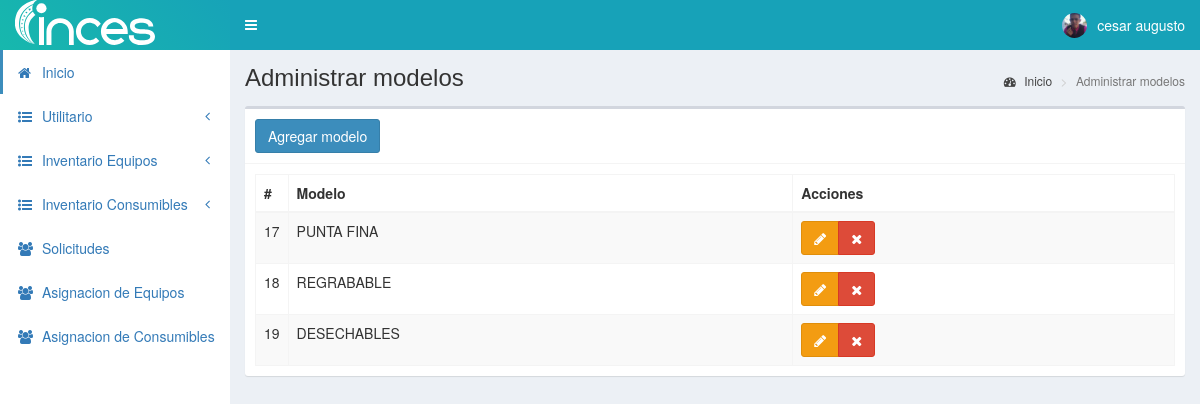
The app's page /modeloC (signed in) with its own data.
### tables this page shows
CREATE TABLE `personal` (
  `id` int(11) NOT NULL,
  `cedula` int(11) NOT NULL,
  `nombres` text NOT NULL,
  `apellidos` text NOT NULL,
  `email` text NOT NULL,
  `telefono` text NOT NULL,
  `direccion` text NOT NULL,
  `fecha_nac` text NOT NULL,
  `cargo` int(11) NOT NULL,
  `departamento` int(11) NOT NULL,
  `estado` text NOT NULL,
  `fecha` timestamp NOT NULL DEFAULT current_timestamp() ON UPDATE current_timestamp()
);

CREATE TABLE `modelosC` (
  `id` int(11) NOT NULL,
  `modelo` text NOT NULL,
  `idmarcaf` int(11) NOT NULL,
  `fecha` timestamp NOT NULL DEFAULT current_timestamp() ON UPDATE current_timestamp()
);

### controladores/plantilla.controlador.php (called while the page is built)
<?php
class ControladorPlantilla{
	static public function ctrPlantilla(){
		include "vistas/plantilla.php";
	}
}

### index.php (called while the page is built, shortened)
<?php
require_once "controladores/plantilla.controlador.php";
require_once "controladores/usuarios.controlador.php";
require_once "controladores/modelosC.controlador.php";
require_once "controladores/asignacionC.controlador.php";
require_once "modelos/modelosC.modelo.php";
require_once "modelos/personal.modelo.php";
$plantilla = new ControladorPlantilla();
$plantilla -> ctrPlantilla();

### modelos/conexion.php (called while the page is built)
<?php
class Conexion{
	static public function conectar(){
		$link = new PDO("mysql:host=localhost;dbname=pos",
			            "root",
			            "");
		$link->exec("set names utf8");
		return $link;
	}
}

### modelos/personal.modelo.php (called while the page is built, shortened)
<?php
require_once "conexion.php";
class ModeloPersonal{
	static public function mdlMostrarPersonals($tabla, $item, $valor){
		if($item == "id"){
			$stmt = Conexion::conectar()->prepare("SELECT * FROM $tabla WHERE $item = :$item");
			$stmt -> bindParam(":".$item, $valor, PDO::PARAM_INT);
			$stmt -> execute();
			return $stmt -> fetch();
		}else{
			$stmt = Conexion::conectar()->prepare("SELECT * FROM $tabla");
			$stmt -> execute();
			return $stmt -> fetchAll();
		}
	}
}
?>

### controladores/modelosC.controlador.php (called while the page is built, shortened)
<?php
class ControladorModeloC{
	static public function ctrMostrarModelos($item, $valor){
		$tabla = "modelosC";
		$respuesta = ModeloModelosC::mdlMostrarModelos($tabla, $item, $valor);
		return $respuesta;
	}
}

### modelos/modelosC.modelo.php (called while the page is built, shortened)
<?php
require_once "conexion.php";
class ModeloModelosC{
	static public function mdlMostrarModelos($tabla, $item, $valor){
		if($item != null){
			$stmt = Conexion::conectar()->prepare("SELECT * FROM $tabla WHERE $item = :$item");
			$stmt -> bindParam(":".$item, $valor, PDO::PARAM_STR);
			$stmt -> execute();
			return $stmt -> fetch();
		}else{
			$stmt = Conexion::conectar()->prepare("SELECT * FROM $tabla");
			$stmt -> execute();
			return $stmt -> fetchAll();
		}
	}
}

### vistas/modulos/modeloC.php (the view, shortened to what this page needs)
<div class="content-wrapper">
  <section class="content-header">
    <h1>
      Administrar modelos
    </h1>
    <ol class="breadcrumb">
      <li><a href="inicio"><i class="fa fa-dashboard"></i> Inicio</a></li>
      <li class="active">Administrar modelos</li>
    </ol>
  </section>
  <section class="content">
    <div class="box">
      <div class="box-header with-border">
        <button class="btn btn-primary" data-toggle="modal" data-target="#modalAgregarModelo">
          Agregar modelo
        </button>
      </div>
      <div class="box-body">
       <table class="table table-bordered table-striped dt-responsive tablas" width="100%">
        <thead>
         <tr>
           <th style="width:10px">#</th>
           <th>Modelo</th>
           <th>Acciones</th>
         </tr>
        </thead>
        <tbody>
        <?php
          $item = null;
          $valor = null;
          $modelos = ControladorModeloC::ctrMostrarModelos($item, $valor);
          foreach ($modelos as $key => $value) {
            echo ' <tr>
                   <td>'.$value["id"].'</td>
                    <td class="text-uppercase">'.$value["modelo"].'</td>
                    <td>
                      <div class="btn-group">
                        <button class="btn btn-warning btnEditarModelo" idModelo="'.$value["id"].'" data-toggle="modal" data-target="#modalEditarModelo"><i class="fa fa-pencil"></i></button>
                        <button class="btn btn-danger btnEliminarModelo" idModelo="'.$value["id"].'"><i class="fa fa-times"></i></button>
                      </div>
                    </td>
                  </tr>';
          }
        ?>
        </tbody>
       </table>
      </div>
    </div>
  </section>
</div>

### vistas/modulos/cabezote.php (shortened to what this page needs)
<header class="main-header">
<a href="inicio" class="logo">
	<span class="logo-lg">
		<img src="vistas/img/plantilla/logo-blanco-lineal.svg" style="height:45px" class="img-responsive" style="padding:10px 0px">
	</span>
</a>
<nav class="navbar navbar-static-top" role="navigation">
 	<a href="#" class="sidebar-toggle" data-toggle="push-menu" role="button">
     	</a>
	<div class="navbar-custom-menu">
		<ul class="nav navbar-nav">
			<li class="dropdown user user-menu">
				<a href="#" class="dropdown-toggle" data-toggle="dropdown">
				<?php
				if($_SESSION["foto"] != ""){
					echo '<img src="'.$_SESSION["foto"].'" class="user-image">';
				}else{
					echo '<img src="vistas/img/usuarios/default/anonymous.png" class="user-image">';
				}
				?>
                     <?php  $tabla = "personal";
                            $item = "id";
                            $valor = $_SESSION["nombre"];
						   $respuesta1 = ModeloPersonal::MdlMostrarPersonals($tabla, $item, $valor);
						   ?>
					<span class="hidden-xs"><?php  echo $respuesta1["nombres"] ?></span>
				</a>
			</li>
		</ul>
	</div>
</nav>
</header>

### records on screen
personal: nombres "cesar augusto"
modelosc: id "17", modelo "PUNTA FINA"
modelosc: id "18", modelo "REGRABABLE"
modelosc: id "19", modelo "DESECHABLES"
